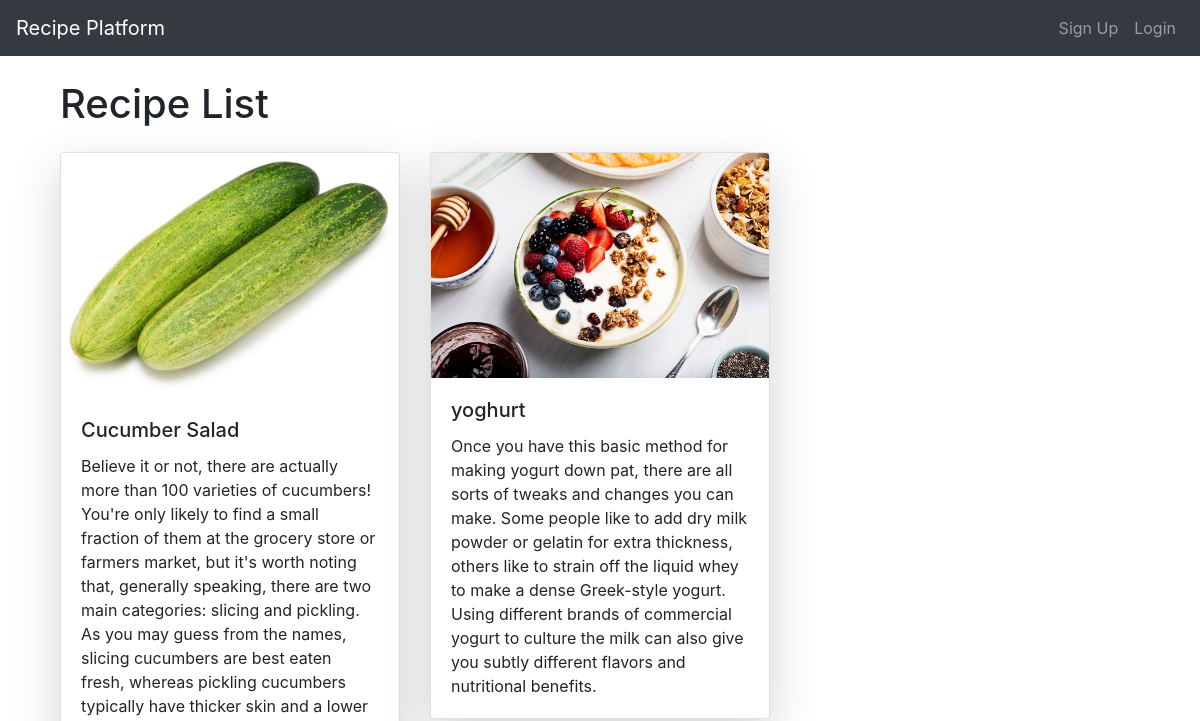
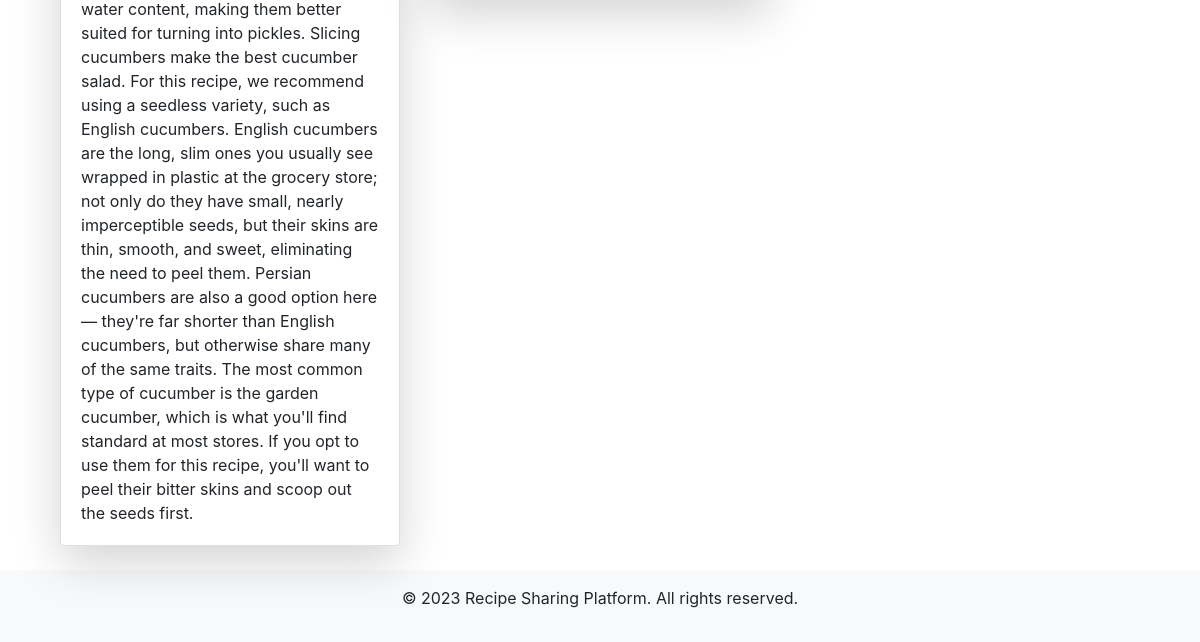
Before: / with the older database file (2 pictures, top to bottom).
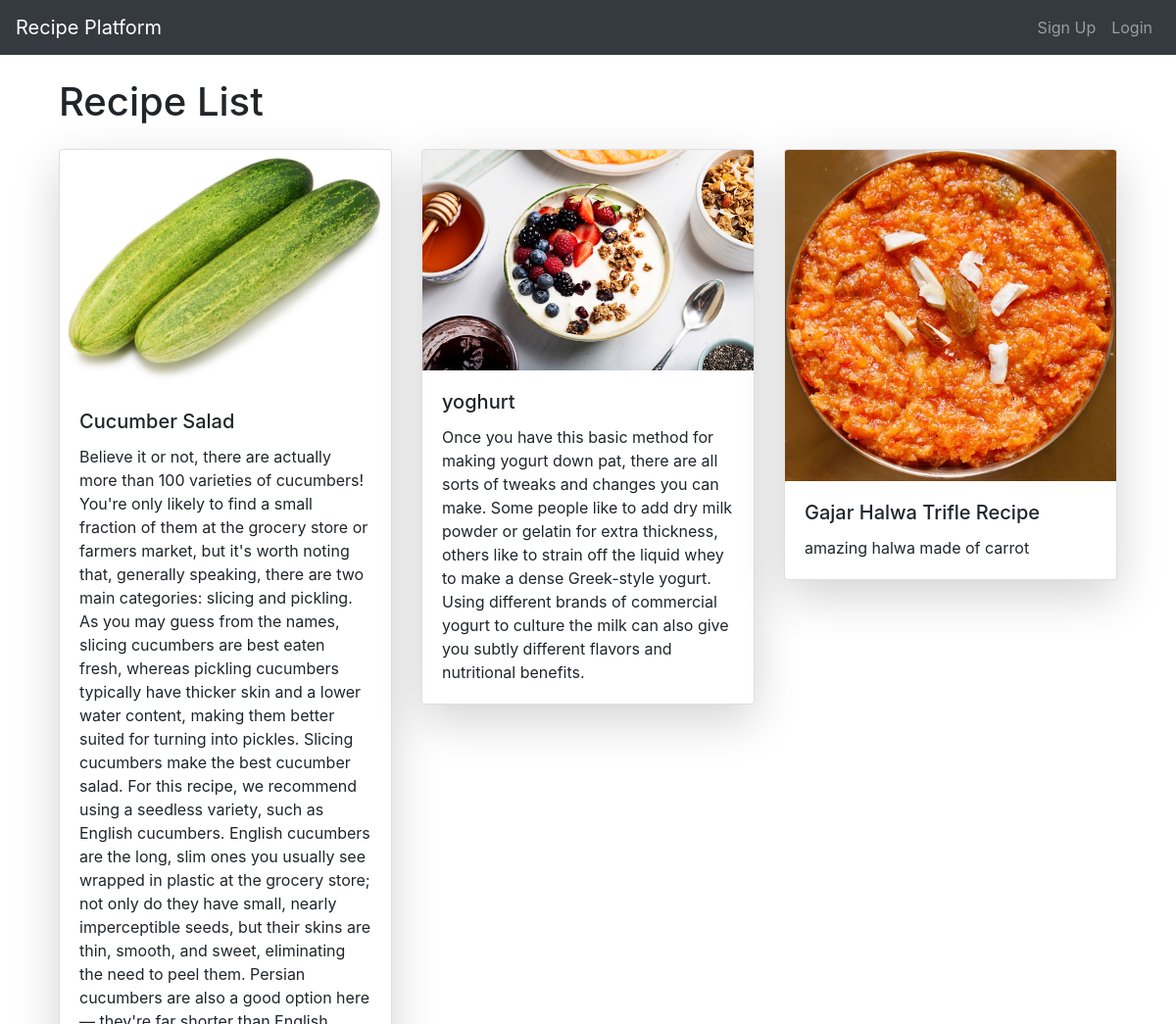
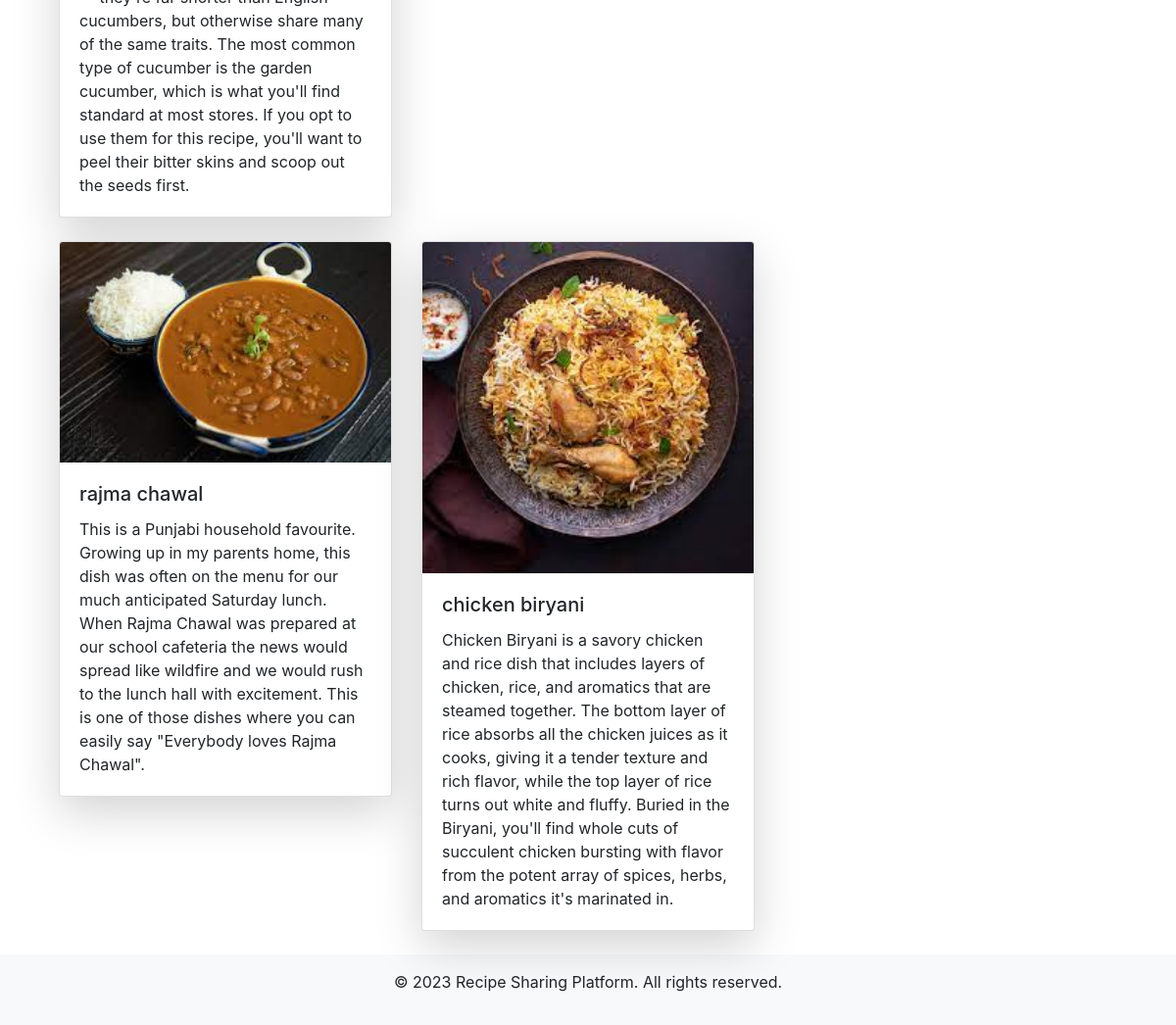
After: the same page with the newer database file (2 pictures, top to bottom).
### myapp/models.py (models this page shows, shortened)
class Recipe(models.Model):
    title = models.CharField(max_length=200)
    description = models.TextField()
    ingredients = models.TextField()
    instructions = models.TextField()
    created_by = models.ForeignKey(User, on_delete=models.CASCADE)
    image = models.ImageField(upload_to='media', null=True, blank=True)

### myapp/views.py (the view)
# urls.py: path('', views.recipe_list, name='recipe_list'),
def recipe_list(request):
    recipes = Recipe.objects.all()
    return render(request, 'recipe_list.html', {'recipes': recipes})

### templates/recipe_list.html (shortened to what this page needs)
{% extends 'base.html' %} {% block content %}
<div class="container">
  <h1 class="my-4">Recipe List</h1>
  <div class="row">
    {% for recipe in recipes %}
    <div class="col-md-4 mb-4">
      <div class="card shadow-lg">
        {% if recipe.image %}
        <img
          src="{{ recipe.image.url }}"
          class="card-img-top"
          alt="Recipe Image"
        />
        {% endif %}
        <div class="card-body">
          <h5 class="card-title">{{ recipe.title }}</h5>
          <p class="card-text">{{ recipe.description }}</p>
        </div>
      </div>
    </div>
    {% empty %}
    <div class="col">
      <p>No recipes available.</p>
    </div>
    {% endfor %}
  </div>
</div>
{% endblock %}

### templates/base.html (shortened to what this page needs)
<!DOCTYPE html>
<html>
  <head>
    <link
      rel="stylesheet"
      href="https://stackpath.bootstrapcdn.com/bootstrap/4.5.2/css/bootstrap.min.css"
    />
    <link
      rel="stylesheet"
      href="https://stackpath.bootstrapcdn.com/bootstrap/4.4.1/css/bootstrap.min.css"
    />
  </head>
  <body>
    <header>
      <nav class="navbar navbar-expand-lg navbar-dark bg-dark">
        <a class="navbar-brand" href="{% url 'recipe_list' %}"
          >Recipe Platform</a
        >
        <div class="collapse navbar-collapse" id="navbarNav">
          <ul class="navbar-nav ml-auto">
            <li class="nav-item">
              {% if user.is_authenticated %}
              <a class="nav-link" href="{% url 'logout' %}">Logout</a>
              {% else %}
              <a class="nav-link" href="{% url 'signup' %}">Sign Up</a>
              {% endif %}
            </li>
            <li class="nav-item">
              {% if user.is_authenticated %}
              <span class="navbar-text">Welcome, {{ user.username }}</span>
              {% else %}
              <a class="nav-link" href="{% url 'login' %}">Login</a>
              {% endif %}
            </li>
          </ul>
        </div>
      </nav>
    </header>
    <main class="container">{% block content %} {% endblock %}</main>
    <footer class="bg-light text-center py-3">
      <p>&copy; 2023 Recipe Sharing Platform. All rights reserved.</p>
    </footer>
  </body>
</html>

Changed rows visible on the page:
added Recipe: image (picture), title "Gajar Halwa Trifle Recipe", description "amazing halwa made of carrot"
added Recipe: image (picture), title "rajma chawal", description "This is a Punjabi household favourite. Growing up in my parents home, this dish was often on the menu for our much anticipated Saturday lunch. When Rajma Chawal was prepared at our school cafeteria the news would spread like wildfire and we would rush to the lunch hall with excitement. This is one of those dishes where you can easily say \"Everybody loves Rajma Chawal\"."
added Recipe: image (picture), title "chicken biryani", description "Chicken Biryani is a savory chicken and rice dish that includes layers of chicken, rice, and aromatics that are steamed together. The bottom layer of rice absorbs all the chicken juices as it cooks, giving it a tender texture and rich flavor, while the top layer of rice turns out white and fluffy. Buried in the Biryani, you'll find whole cuts of succulent chicken bursting with flavor from the potent array of spices, herbs, and aromatics it's marinated in."
